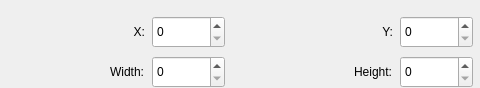
<?xml version="1.0" encoding="UTF-8"?>
<ui version="4.0">
 <class>GeoCfger</class>
 <widget class="QFrame" name="GeoCfger">
  <property name="geometry">
   <rect>
    <x>0</x>
    <y>0</y>
    <width>480</width>
    <height>88</height>
   </rect>
  </property>
  <widget class="QSpinBox" name="x">
   <property name="geometry">
    <rect>
     <x>152</x>
     <y>16</y>
     <width>73</width>
     <height>32</height>
    </rect>
   </property>
  </widget>
  <widget class="QLabel" name="xTAg">
   <property name="geometry">
    <rect>
     <x>96</x>
     <y>16</y>
     <width>49</width>
     <height>32</height>
    </rect>
   </property>
   <property name="text">
    <string>X:</string>
   </property>
   <property name="alignment">
    <set>Qt::AlignRight|Qt::AlignTrailing|Qt::AlignVCenter</set>
   </property>
  </widget>
  <widget class="QSpinBox" name="width">
   <property name="geometry">
    <rect>
     <x>152</x>
     <y>56</y>
     <width>73</width>
     <height>32</height>
    </rect>
   </property>
  </widget>
  <widget class="QLabel" name="yTag">
   <property name="geometry">
    <rect>
     <x>320</x>
     <y>16</y>
     <width>73</width>
     <height>32</height>
    </rect>
   </property>
   <property name="text">
    <string>Y:</string>
   </property>
   <property name="alignment">
    <set>Qt::AlignRight|Qt::AlignTrailing|Qt::AlignVCenter</set>
   </property>
  </widget>
  <widget class="QLabel" name="heightTag">
   <property name="geometry">
    <rect>
     <x>320</x>
     <y>56</y>
     <width>72</width>
     <height>32</height>
    </rect>
   </property>
   <property name="text">
    <string>Height:</string>
   </property>
   <property name="alignment">
    <set>Qt::AlignRight|Qt::AlignTrailing|Qt::AlignVCenter</set>
   </property>
  </widget>
  <widget class="QSpinBox" name="height">
   <property name="geometry">
    <rect>
     <x>400</x>
     <y>56</y>
     <width>73</width>
     <height>32</height>
    </rect>
   </property>
  </widget>
  <widget class="QSpinBox" name="y">
   <property name="geometry">
    <rect>
     <x>400</x>
     <y>16</y>
     <width>73</width>
     <height>32</height>
    </rect>
   </property>
  </widget>
  <widget class="QLabel" name="widthTag">
   <property name="geometry">
    <rect>
     <x>72</x>
     <y>56</y>
     <width>72</width>
     <height>32</height>
    </rect>
   </property>
   <property name="text">
    <string>Width:</string>
   </property>
   <property name="alignment">
    <set>Qt::AlignRight|Qt::AlignTrailing|Qt::AlignVCenter</set>
   </property>
  </widget>
 </widget>
 <resources/>
 <connections/>
</ui>
